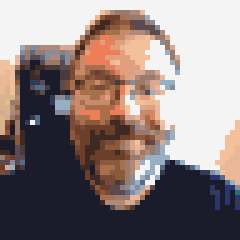
#> input picture portraits/beez.png, 48 x 48 px, given in place of beez.jpg, which was not available (shown 5 times larger)
$ python make_portraits.py
#> lines starting #> are read from the running program, lines starting #| are printed output that depends on the picture; after the words box and inside, x2 and y2 are one past the last pixel; in counts of white or black regions, pixels touching at a corner belong together
"""Turn the reference photos in original-characters/ into 48x48 8-bit portraits.

The photos themselves are never shipped. Only the pixelated portraits in
public/portraits/ go into the game build.

Usage:  python3 -I tools/make_portraits.py  [--preview out.png]
"""
import os, sys
from PIL import Image, ImageEnhance
import numpy as np
from scipy import ndimage

ROOT = os.path.dirname(os.path.dirname(os.path.abspath(__file__)))
SRC = os.path.join(ROOT, 'original-characters')
OUT = os.path.join(ROOT, 'public', 'portraits')
SIZE = 48
MASKS = os.path.join(SRC, 'masks')   # made by tools/person_mask.swift (private, git-ignored)
BG = 0x333c57        # flat portrait background (palette slate)
OUTLINE = 0x1a1c2c   # 1px outline around the figure

# Face crop per photo: centre x, centre y (fractions of image width/height),
# and the square's side as a fraction of image width. Tune these by eye.
CROPS = {
    'beez':   (0.50, 0.50, 1.00),
    'beth':   (0.46, 0.22, 0.60),
    'curtis': (0.50, 0.436, 1.00),
    'debra':  (0.285, 0.19, 0.34),
    'karla':  (0.35, 0.30, 0.42),
    'leo':    (0.50, 0.50, 0.78),
    'maffa':  (0.53, 0.30, 0.60),
    'nick':   (0.50, 0.29, 0.54),
    'sophie': (0.62, 0.27, 0.54),
    'tom':    (0.48, 0.44, 0.96),
    'luke':   (0.52, 0.355, 0.96),
    'jonny':  (0.49, 0.545, 0.84),
    'becca':  (0.51, 0.52, 0.62),
}

# Per-person (contrast, colour) overrides; default is (1.25, 1.2).
ENHANCE = {
    'tom': (1.15, 0.8),
    'nick': (1.15, 1.0),
    'sophie': (1.3, 1.1),
    'beth': (1.2, 1.0),
    'jonny': (1.15, 1.0),
    'becca': (1.1, 1.0),
}

# Per-person gamma (>1 brightens) applied before contrast/colour.
GAMMA = {
    'luke': 1.45,
}

# Rectangles (x0, y0, x1, y1 as crop fractions) removed from the person mask,
# for bystanders that the segmentation fused to the main person.
CUT = {
    'jonny': [(0.80, 0.30, 1.0, 1.0)],
    'becca': [(0.0, 0.30, 0.12, 1.0)],
}

# Game palette (keep in sync with src/palette.ts), plus extra skin/hair tones
# used only for portraits so faces stay recognisable.
PALETTE = [
    0x1a1c2c, 0xf4f4f4, 0x94b0c2, 0x566c86, 0x333c57, 0x5d275d, 0xb13e53, 0xef7d57,
    0xffcd75, 0xa7f070, 0x38b764, 0x257179, 0x29366f, 0x3b5dc9, 0x8a5a3b, 0xf4c09a,
    # portrait extras
    0xc98a6b, 0x6b3f2a, 0xe0a07e, 0x3e2a22, 0xa86f4c, 0xd9b38c,
    0xe8b898, 0x7a4a36, 0x9a7a6a, 0x5a4a52, 0xd8a890, 0xb08a78, 0x8a8a98, 0x4a3a3a,
]


def find_src(name):
    for ext in ('.jpg', '.jpeg', '.png', '.webp', '.JPG', '.PNG'):
        p = os.path.join(SRC, name + ext)
        if os.path.exists(p):
            return p
    return None


def pal_image():
    p = Image.new('P', (1, 1))
    flat = []
    for c in PALETTE:
        flat += [(c >> 16) & 255, (c >> 8) & 255, c & 255]
    flat += flat[:3] * (256 - len(PALETTE))
    p.putpalette(flat)
    return p


def crop(img, cx, cy, s):
    w, h = img.size
    side = s * w
    x0 = cx * w - side / 2
    y0 = cy * h - side / 2
    return img.crop((int(x0), int(y0), int(x0 + side), int(y0 + side)))


def main_person_mask(m, cx, cy):
    """Keep only the connected mask component under the crop centre (fall back
    to the largest component). m: float array 0..1, square."""
    b = m > 0.5
    h, w = b.shape
    # Erode first so a neighbour touching the main person is split off, then
    # grow the chosen component back (limited to the original mask).
    er = max(1, h // 12)
    core = ndimage.binary_erosion(b, iterations=er)
    lab, n = ndimage.label(core)
    if n == 0:
        return b
    # look for a component near the centre (slightly below, where the face/torso is)
    r = max(2, h // 12)
    win = lab[int(h * cy) - r:int(h * cy) + r + 1, int(w * cx) - r:int(w * cx) + r + 1]
    ids = win[win > 0]
    if ids.size:
        k = np.bincount(ids).argmax()
    else:
        k = np.bincount(lab.ravel())[1:].argmax() + 1
    comp = ndimage.binary_dilation(lab == k, iterations=er + 1) & b
    return ndimage.binary_fill_holes(comp)


def flat_bg(face, mask_img, name):
    big = 4 * SIZE
    m = np.asarray(mask_img.resize((big, big), Image.LANCZOS), dtype=float) / 255
    for x0, y0, x1, y1 in CUT.get(name, []):
        m[int(y0 * big):int(y1 * big), int(x0 * big):int(x1 * big)] = 0
    comp = main_person_mask(m, 0.5, 0.5)
    # smooth the hard edge a little, then reduce to 48px
    mm = Image.fromarray((comp * 255).astype('uint8')).resize((SIZE, SIZE), Image.BOX)
    hard = np.asarray(mm) > 127
    dil = ndimage.binary_dilation(hard, structure=np.ones((3, 3), bool))
    # outline only where the figure doesn't run off the crop edge
    out = dil & ~hard
    a = np.asarray(face).copy()
    bg = np.array([(BG >> 16) & 255, (BG >> 8) & 255, BG & 255], 'uint8')
    ol = np.array([(OUTLINE >> 16) & 255, (OUTLINE >> 8) & 255, OUTLINE & 255], 'uint8')
    a[~hard] = bg
    a[out] = ol
    return Image.fromarray(a)


def make(name):
    src = find_src(name)
    if not src:
        return None, None
    img = Image.open(src).convert('RGB')
    cc = CROPS[name]
    face = crop(img, *cc).resize((SIZE, SIZE), Image.LANCZOS)
    g = GAMMA.get(name)
    if g:
        lut = [round(255 * (i / 255) ** (1 / g)) for i in range(256)]
        face = face.point(lut * 3)
    con, col = ENHANCE.get(name, (1.25, 1.2))
    face = ImageEnhance.Contrast(face).enhance(con)
    face = ImageEnhance.Color(face).enhance(col)
    mp = os.path.join(MASKS, name + '.png')
    if os.path.exists(mp):
        mimg = crop(Image.open(mp).convert('L'), *cc)
        face = flat_bg(face, mimg, name)
    px = face.quantize(palette=pal_image(), dither=Image.Dither.NONE).convert('RGB')
    return face, px


def main():
    os.makedirs(OUT, exist_ok=True)
    preview = sys.argv[2] if len(sys.argv) > 2 and sys.argv[1] == '--preview' else None
    results = []
    for name in CROPS:
        face, px = make(name)
#> in make, img is the input picture: PIL image 48x48 RGB; mean R, G, B 142.1, 128.4, 127
#> in make, `face = ImageEnhance.Contrast(face).enhance(con)`:
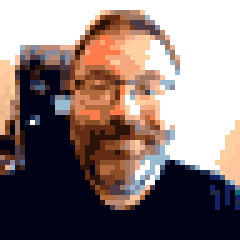
#> face: PIL image 48x48 RGB (shown 5 times larger); mean R, G, B 138.7, 122.2, 120.3
#> in flat_bg, `m = np.asarray(mask_img.resize((big, big), Image.LANCZOS), dtype=float..`:
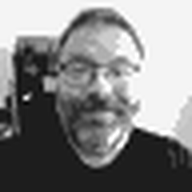
#> m: shape (192, 192) float64; min 0, max 1, mean 0.519
#> in main_person_mask, `b = m > 0.5`:
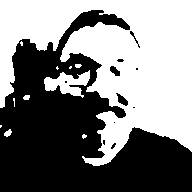
#> b: shape (192, 192) bool; 50.4% white; 11 black regions (7 under 20 px), largest, box (x1, y1, x2, y2) and area: (0, 10, 192, 192) 18076, (116, 93, 128, 106) 77, (110, 66, 120, 76) 63, (130, 31, 140, 48) 32
#> in main_person_mask, `core = ndimage.binary_erosion(b, iterations=er)`:
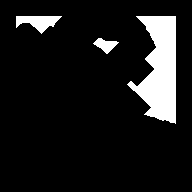
#> core: shape (192, 192) bool; 10.3% white; 3 white regions, box (x1, y1, x2, y2) and area: (127, 16, 176, 124) 3122, (16, 16, 62, 34) 455, (93, 38, 119, 54) 209
#> in main_person_mask, `lab, n = ndimage.label(core)`:
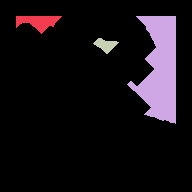
#> lab: shape (192, 192) int32; 4 distinct labels, from 0 to 3; one colour per label, 0 black
#> in main_person_mask, `lab, n = ndimage.label(core)`: n = 3
#> in main_person_mask, `win = lab[int(h * cy) - r:int(h * cy) + r + 1, int(w * cx) - r:int(w *..`: win: shape (33, 33) int32; every value is 0
#> in main_person_mask, `ids = win[win > 0]`: ids = empty array
#> in main_person_mask, `k = np.bincount(lab.ravel())[1:].argmax() + 1`: k = 2
#> in main_person_mask, `comp = ndimage.binary_dilation(lab == k, iterations=er + 1) & b`:
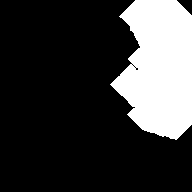
#> comp: shape (192, 192) bool; 22.8% white; 1 white region, box (x1, y1, x2, y2) and area: (110, 0, 192, 140) 8408
#> in main_person_mask, `return ndimage.binary_fill_holes(comp)`: returned value: shape (192, 192) bool; 22.8% white; 1 white region, box (x1, y1, x2, y2) and area: (110, 0, 192, 140) 8416
#> in flat_bg, `hard = np.asarray(mm) > 127`: hard: shape (48, 48) bool; 23% white; 1 white region, box (x1, y1, x2, y2) and area: (28, 0, 48, 35) 531
#> in flat_bg, `dil = ndimage.binary_dilation(hard, structure=np.ones((3, 3), bool))`: dil: shape (48, 48) bool; 26.6% white; 1 white region, box (x1, y1, x2, y2) and area: (27, 0, 48, 36) 612
#> in flat_bg, `out = dil & ~hard`: out: shape (48, 48) bool; 3.5% white in thin lines or dots, all inside (x1, y1, x2, y2) = (27, 0, 48, 36)
#> in flat_bg, `a[out] = ol`:
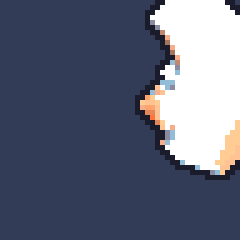
#> a: shape (48, 48, 3) (shown 5 times larger); mean R, G, B 96, 101.3, 120.7
        if px is None:
            print('missing photo:', name)
            continue
        px.save(os.path.join(OUT, name + '.png'))
        results.append((name, face, px))
        print('wrote', name)
#> pass 2 of the loop in main, `for name in CROPS:`:
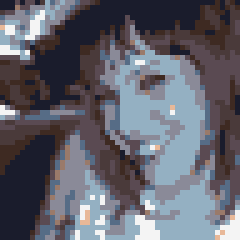
#> input picture portraits/beth.png, 48 x 48 px, given in place of beth.jpg, which was not available (shown 5 times larger)
#> in make, img is the input picture: PIL image 48x48 RGB; mean R, G, B 97.8, 98.2, 108.6
#> in main_person_mask (call 2), `b = m > 0.5`:
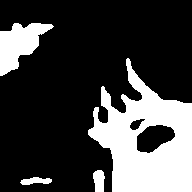
#> b: shape (192, 192) bool; 25.8% white; 4 white regions, box (x1, y1, x2, y2) and area: (88, 58, 192, 192) 7641, (0, 23, 54, 76) 1504, (93, 170, 105, 192) 213, (20, 177, 52, 185) 170
#> core: shape (192, 192) bool; 2% white; 4 white regions (2 under 20 px), largest, box (x1, y1, x2, y2) and area: (128, 152, 176, 176) 633, (112, 130, 122, 143) 66
#> lab: shape (192, 192) int32; 5 distinct labels, from 0 to 4
#> n = 4
#> comp: shape (192, 192) bool; 9.3% white; 1 white region, box (x1, y1, x2, y2) and area: (112, 135, 192, 192) 3411
#> hard: shape (48, 48) bool; 9.5% white; 1 white region, box (x1, y1, x2, y2) and area: (28, 34, 48, 48) 218
#> dil: shape (48, 48) bool; 11.7% white; 1 white region, box (x1, y1, x2, y2) and area: (27, 33, 48, 48) 270
#> out: shape (48, 48) bool; 2.3% white in thin lines or dots, all inside (x1, y1, x2, y2) = (27, 33, 48, 48)
#> in make (call 2), `px = face.quantize(palette=pal_image(), dither=Image.Dither.NONE).conv..`:
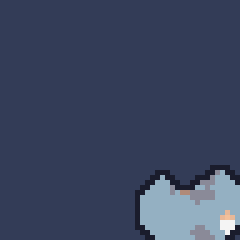
#> px: PIL image 48x48 RGB (shown 5 times larger); mean R, G, B 60, 70, 95.6
#> pass 3 of the loop in main, `for name in CROPS:`:
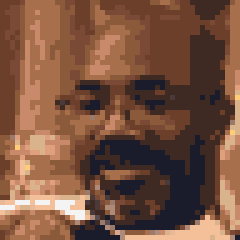
#> input picture portraits/curtis.png, 48 x 48 px, given in place of curtis.jpg, which was not available (shown 5 times larger)
#> in make, img is the input picture: PIL image 48x48 RGB; mean R, G, B 121.3, 83, 63.5
#> in main_person_mask (call 3), `b = m > 0.5`:
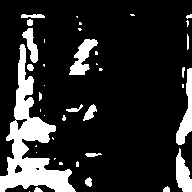
#> b: shape (192, 192) bool; 16.5% white; 40 white regions (22 under 20 px), largest, box (x1, y1, x2, y2) and area: (0, 44, 76, 192) 3603, (176, 68, 192, 145) 546, (69, 39, 98, 75) 486
#> core: shape (192, 192) bool; every value is 0
#> lab: shape (192, 192) int32; every value is 0
#> n = 0
#> hard: shape (48, 48) bool; 16.2% white; 12 white regions (8 under 20 px), largest, box (x1, y1, x2, y2) and area: (0, 4, 19, 48) 259, (44, 17, 48, 36) 34, (17, 10, 24, 19) 30, (44, 38, 48, 48) 27
#> in flat_bg (call 3), `dil = ndimage.binary_dilation(hard, structure=np.ones((3, 3), bool))`:
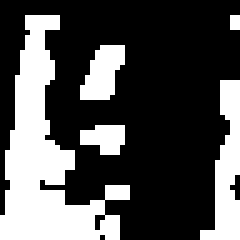
#> dil: shape (48, 48) bool (shown 5 times larger); 31.6% white; 5 white regions (1 under 20 px), largest, box (x1, y1, x2, y2) and area: (0, 3, 26, 48) 479, (40, 16, 48, 48) 135, (16, 9, 25, 20) 67, (16, 25, 25, 31) 41
#> the loop made 13 passes; the first 3 are shown
    if preview:
        scale = 4
        sheet = Image.new('RGB', (len(results) * SIZE * scale, SIZE * scale * 2), 'white')
        for i, (n, face, px) in enumerate(results):
            sheet.paste(face.resize((SIZE * scale,) * 2, Image.NEAREST), (i * SIZE * scale, 0))
            sheet.paste(px.resize((SIZE * scale,) * 2, Image.NEAREST), (i * SIZE * scale, SIZE * scale))
        sheet.save(preview)


if __name__ == '__main__':
    main()
